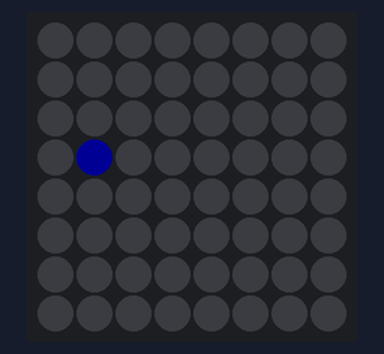
The sketch below on a simulated Arduino Uno, built with avr-gcc and run on an emulated ATmega328P. On the bench: 8×8 RGB LED matrix (first LED top left, wired row by row). Dim RGB values are drawn brighter than linear; random numbers use the default seed unless the sketch sets one.

Above: at 0.1 s.
At 5.02 s:
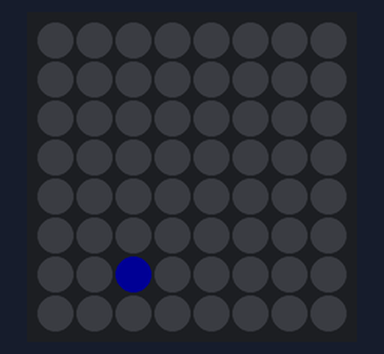
At 9.94 s:
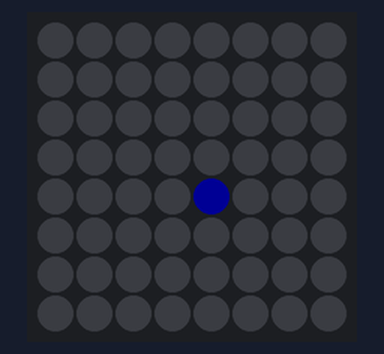
At 19.99 s:
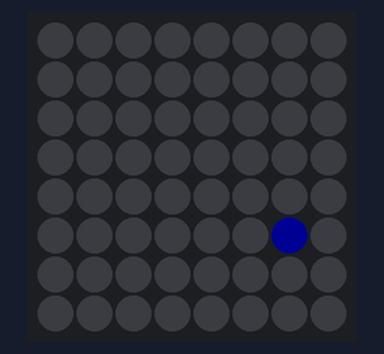
At 29.83 s:
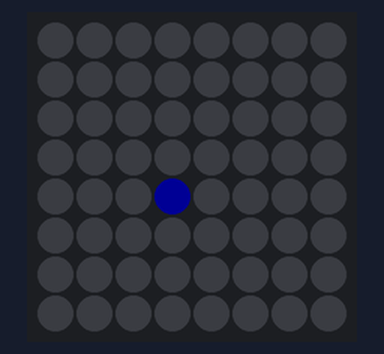
At 39.88 s:
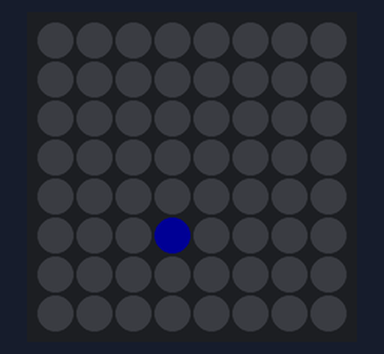

The sketch:

CH_50_02.ino
```cpp
#include <Adafruit_NeoMatrix.h>

#define UP       0
#define DOWN    1
#define LEFT    2
#define RIGHT     3

#define INTERVAL  200   // 픽셀을 움직이는 시간 간격

int ROWS = 8, COLUMNS = 8;    // 네오픽셀 매트릭스 크기
int PIN = 6;          // 네오픽셀 매트릭스 연결 핀

// 네오픽셀 매트릭스 제어 객체 생성
Adafruit_NeoMatrix matrix = Adafruit_NeoMatrix(COLUMNS, ROWS, PIN,
                            NEO_MATRIX_TOP + NEO_MATRIX_RIGHT +
                            NEO_MATRIX_ROWS + NEO_MATRIX_ZIGZAG);

const uint16_t snakeColor = matrix.Color(0, 0, 255);

byte X, Y;          // 현재 뱀의 머리 위치
byte direction;       // 현재 뱀의 진행 방향

void setup() {
  matrix.begin();       // 네오픽셀 매트릭스 초기화
  matrix.setBrightness(20);     // 밝기 정도 [0 255]

  randomSeed(analogRead(A0));   // 난수 생성기 초기화

  X = 1;              // 시작 위치 초기화
  Y = 3;
  direction = RIGHT;      // 진행 방향 초기화
}

void showSnake() {
  matrix.clear();       // 모든 픽셀 끄기
  matrix.drawPixel(X, Y, snakeColor); // 머리 표시
  matrix.show();        // 매트릭스로 데이터 전송
}

void updatePosition() {     // 진행 방향에 따라 머리 위치 갱신
  if (direction == UP)    Y--;
  else if (direction == DOWN)   Y++;
  else if (direction == LEFT)   X--;
  else if (direction == RIGHT)  X++;
}

void decideNextPosition() {   // 다음 이동 위치를 랜덤하게 결정
  int nextX = X, nextY = Y;   // 현재 이동 방향으로 움직일 때 다음 위치
  if (direction == UP)    nextY--;
  else if (direction == DOWN)   nextY++;
  else if (direction == LEFT)   nextX--;
  else if (direction == RIGHT)  nextX++;

  // 다음 위치가 범위를 벗어난 위치거나 랜덤으로 방향을 바꾸도록 선택된 경우
  if (!validMove(nextX, nextY) || timeToChangeDirection()) {
    direction = changeDirectionRandom();  // 방향 전환
  }
  updatePosition();     // 다음 진행 방향에 따라 머리 위치 갱신
}

boolean timeToChangeDirection() {
  byte randomNumber = random(4);  // [0 4), 25% 확률로 방향 전환 결정
  if (randomNumber == 0) return true;
  else return false;
}

boolean validMove(int x, int y) {   // 머리 위치가 유효한 범위인지 확인
  if (x < 0 || x > COLUMNS - 1 || y < 0 || y > ROWS - 1)
    return false;
  else  return true;
}

// 회전할 수 있는 방향 중 실제 회전 방향을 랜덤하게 결정
byte changeDirectionRandom() {
  // 위아래로 움직이는 경우 좌우로만 방향을 바꿀 수 있음
  if (direction == UP || direction == DOWN) {
    boolean check1 = validMove(X - 1, Y);
    boolean check2 = validMove(X + 1, Y);

    if (check1) {       // 왼쪽으로 회전 가능
      if (check2) {       // 왼쪽 및 오른쪽으로 회전 가능
        byte rn = random(2);    // 0 or 1
        if (rn == 0)  return LEFT;
        else    return RIGHT;
      }
      else {          // 왼쪽만 회전 가능
        return LEFT;
      }
    }
    else {          // 왼쪽으로 회전 불가능
      return RIGHT;
    }
  }
  // 좌우로 움직이는 경우 위아래로만 방향을 바꿀 수 있음
  else {
    boolean check1 = validMove(X, Y - 1);
    boolean check2 = validMove(X, Y + 1);

    if (check1) {       // 위쪽으로 회전 가능
      if (check2) {       // 위쪽 및 아래쪽으로 회전 가능
        byte rn = random(2);    // 0 or 1
        if (rn == 0)  return UP;
        else    return DOWN;
      }
      else {          // 위쪽으로만 회전 가능
        return UP;
      }
    }
    else {          // 위쪽으로 회전 불가능
      return DOWN;
    }
  }
}

void loop() {
  showSnake();        // 뱀 머리 표시
  decideNextPosition();     // 다음 이동 위치 결정
  delay(INTERVAL);
}
```
